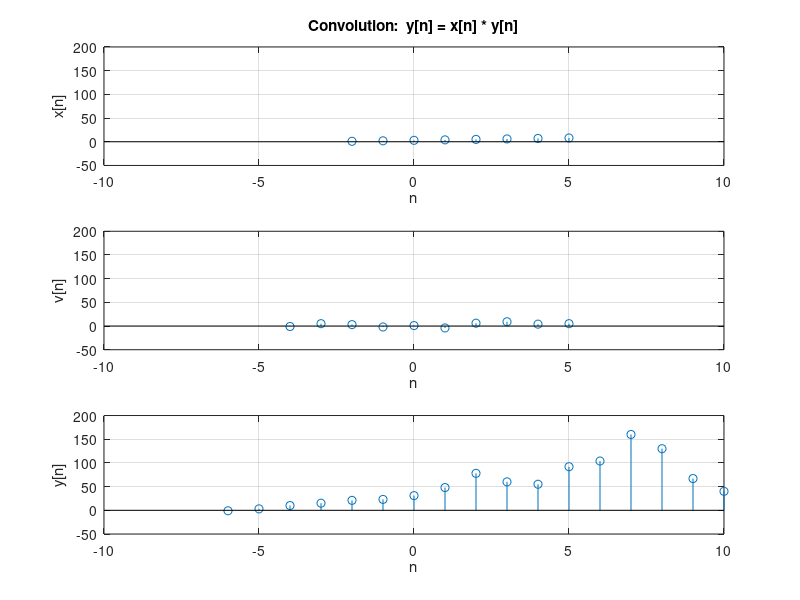

Reproduce this figure in MATLAB.
clf

x = [1 2 3 4 5 6 7 8];
nx = -2:5;

v = [-1 5 3 -2 1 -4 6 9 4 5];
nv = -4:5;

y=conv(x,v);

% we can use any of the following methods
ny = nx(1)+nv(1):nx(1)+nv(1)+length(x)+length(v)-2;
ny1 = nx(1)+nv(1):nx(length(nx))+nv(length(nv));

% draw this first to get the biggest axis
subplot(313)
ylabel('v[n]')
stem(ny1,y)
a=axis
grid
ylabel('y[n]')
xlabel('n')

subplot(311)
stem(nx,x)
ylabel('x[n]')
xlabel('n')
axis(a)
grid
title('Convolution:  y[n] = x[n] * y[n]')

subplot(312)
stem(nv,v)
axis(a)
ylabel('v[n]')
xlabel('n')
grid
